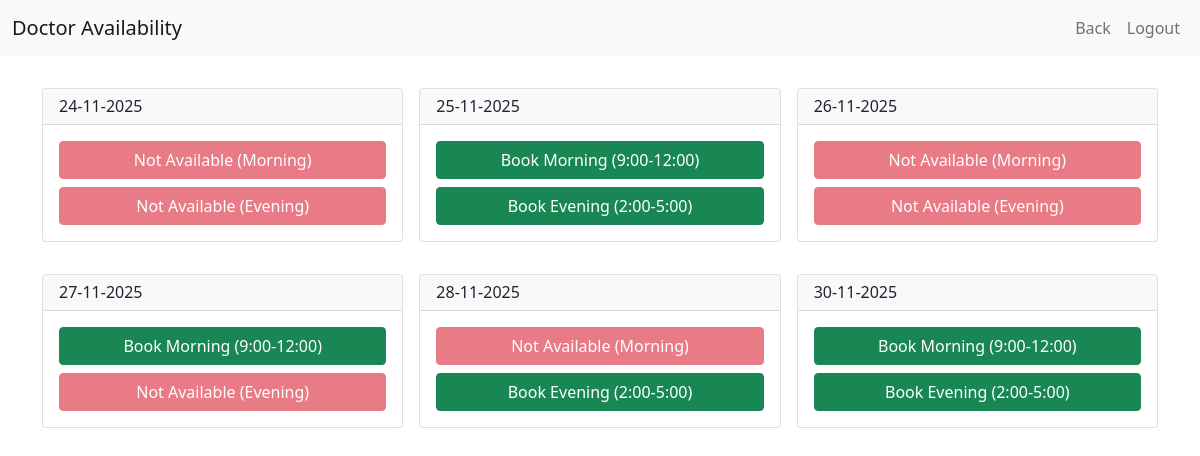
/check-availability/1 (signed in), run on an earlier commit of the app's database.
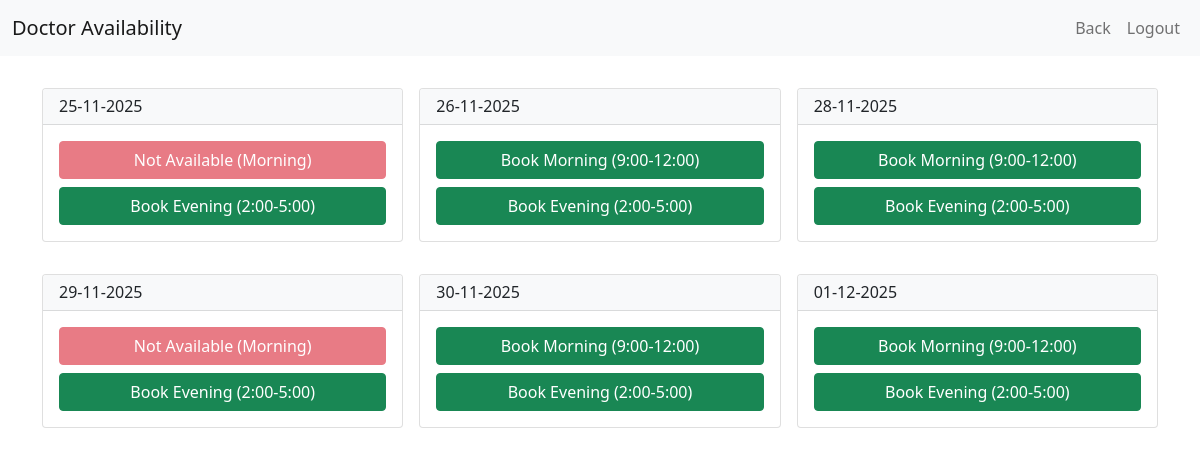
And on a later commit of the database.
### application/models.py (models this page shows)
class DoctorAvailability(db.Model):
    __tablename__ = 'doctor_availability'
    id = db.Column(db.Integer, primary_key=True)
    doctor_id = db.Column(db.Integer, db.ForeignKey('doctors.id', ondelete='CASCADE'), nullable=False, index=True)
    date = db.Column(db.String(20), nullable=False, index=True)  # DD-MM-YYYY format
    morning_time = db.Column(db.Boolean, default=False)
    evening_time = db.Column(db.Boolean, default=False)
    doctor = db.relationship('Doctor', backref=db.backref('availability_slots', lazy='dynamic', cascade='all, delete-orphan'))
    __table_args__ = (db.UniqueConstraint('doctor_id', 'date', name='unique_doctor_date_availability'),)

### application/patient_functionalities.py (the view)
@hospital_app.route('/check-availability/<int:doctor_id>', methods=['GET'])
def check_doctor_availability_fn(doctor_id):
    if session.get('role') != 'patient':
        flash(message='Please log in as patient to access this page', category='warning')
        return redirect(url_for('hospital_home_and_login'))
    doctor = Doctor.query.filter_by(id=doctor_id).first()
    if doctor is None:
        flash(message='Doctor not found', category='danger')
        return redirect(url_for('patient_dashboard_fn'))
    availability_slots = doctor.availability_slots.all()
    if not availability_slots:
        flash(message='No availability slots found for this doctor.', category='info')
        return redirect(url_for('patient_dashboard_fn'))
    return render_template('show_doctor_availability.html', doctor=doctor, availability_slots=availability_slots)

### templates/show_doctor_availability.html (shortened to what this page needs)
<!DOCTYPE html>
<html lang="en">
<head>
  <link rel="stylesheet" href="/static/style.css">
  <link href="https://cdn.jsdelivr.net/npm/bootstrap@5.0.2/dist/css/bootstrap.min.css" rel="stylesheet">
</head>
<body>
  <div id="main">
    <div id="canvas">
      <nav class="navbar navbar-expand-lg navbar-light bg-light mb-3">
        <div class="container-fluid">
          <a class="navbar-brand" href="#">Doctor Availability</a>
          <div class="collapse navbar-collapse" id="navbarSupportedContent">
            <ul class="navbar-nav ms-auto mb-2 mb-lg-0">
              <li class="nav-item">
                <a class="nav-link" href="/patient_dashboard">Back</a>
              </li>
              <li class="nav-item">
                <a class="nav-link" href="/login">Logout</a>
              </li>
            </ul>
          </div>
        </div>
      </nav>
      <div id="content" class="container py-3">
        <div class="row g-3">
          {% for slot in availability_slots %}
          <div class="col-md-4">
            <div class="card mb-3">
              <div class="card-header bg-light">
                <h6 class="mb-0">{{ slot.date }}</h6>
              </div>
              <div class="card-body d-flex flex-column gap-2">
                <form method="POST" action="{{ url_for('book_appointment_fn') }}">
                  {% if slot.morning_time %}
                    <button type="submit" name="book_slot" value="{{ doctor.id }}|{{ slot.date }}|morning" class="btn btn-success w-100 mb-2">Book Morning (9:00-12:00)</button>
                  {% else %}
                    <button class="btn btn-danger w-100 mb-2" disabled>Not Available (Morning)</button>
                  {% endif %}
                  {% if slot.evening_time %}
                    <button type="submit" name="book_slot" value="{{ doctor.id }}|{{ slot.date }}|evening" class="btn btn-success w-100">Book Evening (2:00-5:00)</button>
                  {% else %}
                    <button class="btn btn-danger w-100" disabled>Not Available (Evening)</button>
                  {% endif %}
                </form>
              </div>
            </div>
          </div>
          {% endfor %}
        </div>
      </div>
    </div>
  </div>
</body>
</html>

### static/style.css (style rules this page uses)
body, html { cursor: default !important; }
body { font-family: 'Segoe UI', Tahoma, Geneva, Verdana, sans-serif; }

What changed in the data, as far as the page shows it:
changed DoctorAvailability (number 1 of 6 on the later page): date "24-11-2025" → "25-11-2025"; evening_time "Not Available (Evening)" → "Book Evening (2:00-5:00)"
changed DoctorAvailability (number 2 of 6 on the later page): date "25-11-2025" → "26-11-2025"
changed DoctorAvailability (number 3 of 6 on the later page): date "26-11-2025" → "28-11-2025"; morning_time "Not Available (Morning)" → "Book Morning (9:00-12:00)"; evening_time "Not Available (Evening)" → "Book Evening (2:00-5:00)"
changed DoctorAvailability (number 4 of 6 on the later page): date "27-11-2025" → "29-11-2025"; morning_time "Book Morning (9:00-12:00)" → "Not Available (Morning)"; evening_time "Not Available (Evening)" → "Book Evening (2:00-5:00)"
changed DoctorAvailability (number 5 of 6 on the later page): date "28-11-2025" → "30-11-2025"; morning_time "Not Available (Morning)" → "Book Morning (9:00-12:00)"
changed DoctorAvailability (number 6 of 6 on the later page): date "30-11-2025" → "01-12-2025"
